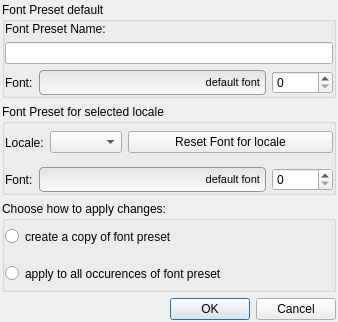
<?xml version="1.0" encoding="UTF-8"?>
<ui version="4.0">
 <class>EditFontDialog</class>
 <widget class="QDialog" name="EditFontDialog">
  <property name="geometry">
   <rect>
    <x>0</x>
    <y>0</y>
    <width>338</width>
    <height>322</height>
   </rect>
  </property>
  <property name="windowTitle">
   <string>Edit Font</string>
  </property>
  <layout class="QVBoxLayout" name="verticalLayout_2">
   <property name="margin">
    <number>2</number>
   </property>
   <item>
    <widget class="QGroupBox" name="fontPresetGroupBox">
     <property name="title">
      <string>Font Preset default</string>
     </property>
     <layout class="QVBoxLayout" name="verticalLayout_3">
      <property name="margin">
       <number>0</number>
      </property>
      <item>
       <widget class="QWidget" name="fontPresetWidget" native="true">
        <layout class="QVBoxLayout" name="verticalLayout_4">
         <property name="margin">
          <number>0</number>
         </property>
         <item>
          <widget class="QLabel" name="fontPresetNameLabel">
           <property name="text">
            <string>Font Preset Name:</string>
           </property>
          </widget>
         </item>
         <item>
          <widget class="QLineEdit" name="fontPresetNameLlineEdit"/>
         </item>
        </layout>
       </widget>
      </item>
      <item>
       <widget class="QWidget" name="fontWidget" native="true">
        <property name="sizePolicy">
         <sizepolicy hsizetype="Preferred" vsizetype="Maximum">
          <horstretch>0</horstretch>
          <verstretch>0</verstretch>
         </sizepolicy>
        </property>
        <layout class="QHBoxLayout" name="horizontalLayout">
         <property name="margin">
          <number>0</number>
         </property>
         <item>
          <widget class="QLabel" name="fontNameLabel">
           <property name="sizePolicy">
            <sizepolicy hsizetype="Maximum" vsizetype="Preferred">
             <horstretch>0</horstretch>
             <verstretch>0</verstretch>
            </sizepolicy>
           </property>
           <property name="text">
            <string>Font:</string>
           </property>
          </widget>
         </item>
         <item>
          <widget class="QPushButton" name="fontSelectButton">
           <property name="styleSheet">
            <string notr="true">QPushButton {text-align:right; font-size: 11px; border-style: outset; border: 1px solid #969696; padding: 5px; border-radius: 4px; background-color: qlineargradient(x1: 0, y1: 0, x2: 0, y2: 1, stop: 0 #e3e3e3, stop: 1 #f9f9f9);} 
QPushButton:pressed {background-color: qlineargradient(x1: 0, y1: 0, x2: 0, y2: 1, stop: 0 #7e7e7e, stop: 1 #f9f9f9); }</string>
           </property>
           <property name="text">
            <string>default font</string>
           </property>
          </widget>
         </item>
         <item>
          <widget class="QSpinBox" name="fontSizeSpinBox">
           <property name="sizePolicy">
            <sizepolicy hsizetype="Maximum" vsizetype="Fixed">
             <horstretch>0</horstretch>
             <verstretch>0</verstretch>
            </sizepolicy>
           </property>
           <property name="maximum">
            <number>10000</number>
           </property>
          </widget>
         </item>
        </layout>
       </widget>
      </item>
     </layout>
    </widget>
   </item>
   <item>
    <widget class="QGroupBox" name="localizedFontPresetGroupBox">
     <property name="sizePolicy">
      <sizepolicy hsizetype="Preferred" vsizetype="Preferred">
       <horstretch>0</horstretch>
       <verstretch>0</verstretch>
      </sizepolicy>
     </property>
     <property name="title">
      <string>Font Preset for selected locale</string>
     </property>
     <layout class="QVBoxLayout" name="verticalLayout_5">
      <property name="margin">
       <number>0</number>
      </property>
      <item>
       <widget class="QWidget" name="selectLocaleWidget" native="true">
        <layout class="QHBoxLayout" name="horizontalLayout_2">
         <property name="margin">
          <number>0</number>
         </property>
         <item>
          <widget class="QLabel" name="selectLocaleLabel">
           <property name="sizePolicy">
            <sizepolicy hsizetype="Maximum" vsizetype="Preferred">
             <horstretch>0</horstretch>
             <verstretch>0</verstretch>
            </sizepolicy>
           </property>
           <property name="text">
            <string>Locale:</string>
           </property>
          </widget>
         </item>
         <item>
          <widget class="QComboBox" name="selectLocaleComboBox">
           <property name="sizePolicy">
            <sizepolicy hsizetype="Maximum" vsizetype="Fixed">
             <horstretch>0</horstretch>
             <verstretch>0</verstretch>
            </sizepolicy>
           </property>
          </widget>
         </item>
         <item>
          <widget class="QPushButton" name="resetFontForLocalePushButton">
           <property name="text">
            <string>Reset Font for locale</string>
           </property>
          </widget>
         </item>
        </layout>
       </widget>
      </item>
      <item>
       <widget class="QWidget" name="localizedFontWidget" native="true">
        <property name="sizePolicy">
         <sizepolicy hsizetype="Preferred" vsizetype="Maximum">
          <horstretch>0</horstretch>
          <verstretch>0</verstretch>
         </sizepolicy>
        </property>
        <layout class="QHBoxLayout" name="horizontalLayout_3">
         <property name="margin">
          <number>0</number>
         </property>
         <item>
          <widget class="QLabel" name="localizedFontNameLabel">
           <property name="sizePolicy">
            <sizepolicy hsizetype="Maximum" vsizetype="Preferred">
             <horstretch>0</horstretch>
             <verstretch>0</verstretch>
            </sizepolicy>
           </property>
           <property name="text">
            <string>Font:</string>
           </property>
          </widget>
         </item>
         <item>
          <widget class="QPushButton" name="localizedFontSelectButton">
           <property name="styleSheet">
            <string notr="true">QPushButton {text-align:right; font-size: 11px; border-style: outset; border: 1px solid #969696; padding: 5px; border-radius: 4px; background-color: qlineargradient(x1: 0, y1: 0, x2: 0, y2: 1, stop: 0 #e3e3e3, stop: 1 #f9f9f9);} 
QPushButton:pressed {background-color: qlineargradient(x1: 0, y1: 0, x2: 0, y2: 1, stop: 0 #7e7e7e, stop: 1 #f9f9f9); }</string>
           </property>
           <property name="text">
            <string>default font</string>
           </property>
          </widget>
         </item>
         <item>
          <widget class="QSpinBox" name="localizedFontSizeSpinBox">
           <property name="sizePolicy">
            <sizepolicy hsizetype="Maximum" vsizetype="Fixed">
             <horstretch>0</horstretch>
             <verstretch>0</verstretch>
            </sizepolicy>
           </property>
           <property name="maximum">
            <number>10000</number>
           </property>
          </widget>
         </item>
        </layout>
       </widget>
      </item>
     </layout>
    </widget>
   </item>
   <item>
    <widget class="QGroupBox" name="saveOptionsGroupBox">
     <property name="title">
      <string>Choose how to apply changes:</string>
     </property>
     <layout class="QVBoxLayout" name="verticalLayout_6">
      <property name="margin">
       <number>0</number>
      </property>
      <item>
       <widget class="QRadioButton" name="createNewRadioButton">
        <property name="sizePolicy">
         <sizepolicy hsizetype="Minimum" vsizetype="Preferred">
          <horstretch>0</horstretch>
          <verstretch>0</verstretch>
         </sizepolicy>
        </property>
        <property name="text">
         <string>create a copy of font preset</string>
        </property>
       </widget>
      </item>
      <item>
       <widget class="QRadioButton" name="applyToAllRadioButton">
        <property name="sizePolicy">
         <sizepolicy hsizetype="Minimum" vsizetype="Preferred">
          <horstretch>0</horstretch>
          <verstretch>0</verstretch>
         </sizepolicy>
        </property>
        <property name="text">
         <string>apply to all occurences of font preset</string>
        </property>
       </widget>
      </item>
     </layout>
    </widget>
   </item>
   <item>
    <widget class="QDialogButtonBox" name="buttonBox">
     <property name="sizePolicy">
      <sizepolicy hsizetype="Expanding" vsizetype="Maximum">
       <horstretch>0</horstretch>
       <verstretch>0</verstretch>
      </sizepolicy>
     </property>
     <property name="orientation">
      <enum>Qt::Horizontal</enum>
     </property>
     <property name="standardButtons">
      <set>QDialogButtonBox::Cancel|QDialogButtonBox::Ok</set>
     </property>
    </widget>
   </item>
  </layout>
 </widget>
 <tabstops>
  <tabstop>fontSizeSpinBox</tabstop>
  <tabstop>buttonBox</tabstop>
 </tabstops>
 <resources/>
 <connections>
  <connection>
   <sender>buttonBox</sender>
   <signal>accepted()</signal>
   <receiver>EditFontDialog</receiver>
   <slot>accept()</slot>
   <hints>
    <hint type="sourcelabel">
     <x>240</x>
     <y>117</y>
    </hint>
    <hint type="destinationlabel">
     <x>157</x>
     <y>81</y>
    </hint>
   </hints>
  </connection>
  <connection>
   <sender>buttonBox</sender>
   <signal>rejected()</signal>
   <receiver>EditFontDialog</receiver>
   <slot>reject()</slot>
   <hints>
    <hint type="sourcelabel">
     <x>240</x>
     <y>117</y>
    </hint>
    <hint type="destinationlabel">
     <x>250</x>
     <y>81</y>
    </hint>
   </hints>
  </connection>
 </connections>
</ui>
